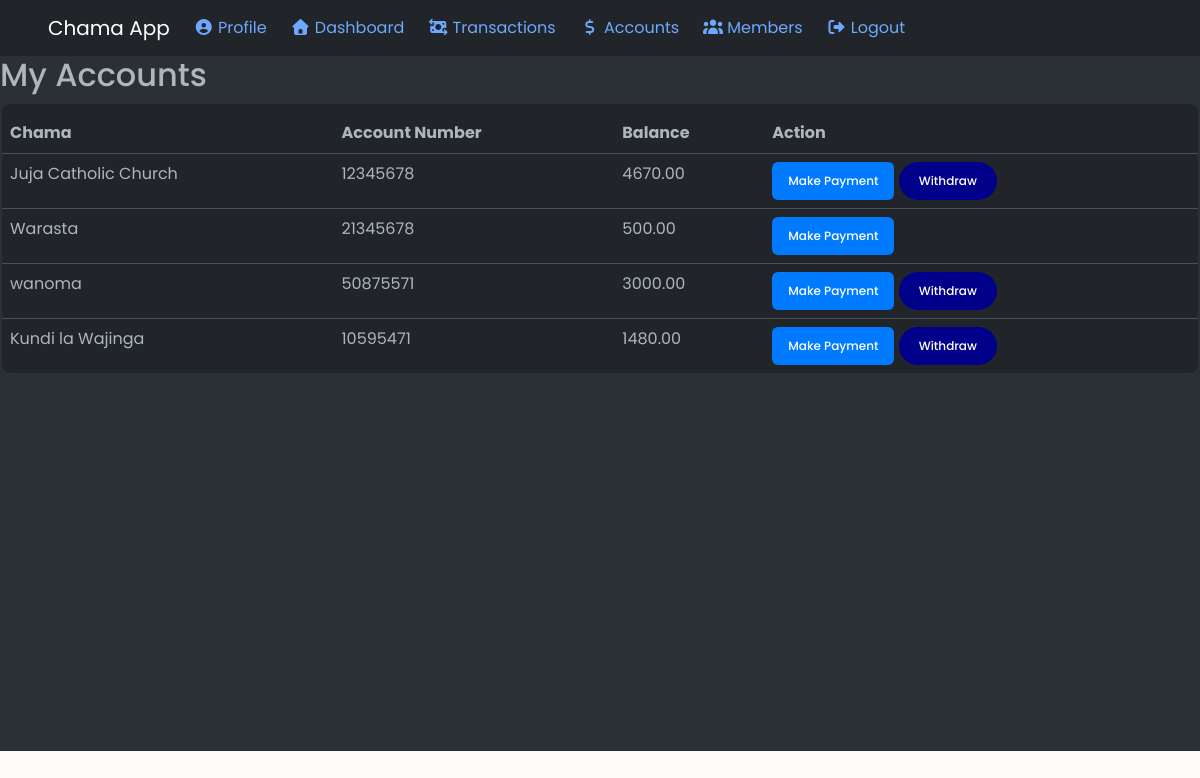
Screenshot of /accounts/ (signed in) with the database file from the repository.
### app/models.py (models this page shows, shortened)
class Chama(models.Model):
    name = models.CharField(max_length=255)
    description = models.TextField(blank=True, null=True)
    created_by = models.ForeignKey(
        settings.AUTH_USER_MODEL,
        on_delete=models.CASCADE,
        related_name='chamas_created'
    )
    created_at = models.DateTimeField(auto_now_add=True)
    account_number = models.CharField(max_length=50, unique=True, blank=True, null=True)

class VirtualAccount(models.Model):
    chama = models.ForeignKey("Chama", on_delete=models.CASCADE, related_name="virtual_accounts")
    member = models.ForeignKey("Member", on_delete=models.CASCADE, related_name="virtual_accounts", null=True, blank=True)
    balance = models.DecimalField(max_digits=12, decimal_places=2, default=0)
    account_number = models.CharField(max_length=50, unique=True)

### app/views.py (the view)
# urls.py: path('accounts/', views.accounts_view, name='accounts'),
def accounts_view(request):
    memberships = Member.objects.filter(user=request.user)
    chamas = [m.chama for m in memberships]
    accounts = []
    for chama in chamas:
        main_account = VirtualAccount.objects.filter(chama=chama, member=None).first()
        is_leader = Member.objects.filter(
            user = request.user,
            chama = chama,
            role = 'leader'
        ).exists()
        accounts.append({
            "chama": chama,
            "account_number": main_account.account_number if main_account else chama.account_number,
            "balance": main_account.balance if main_account else 0,
            "is_leader": is_leader,
        })
    return render(request, "app/accounts.html", {"accounts": accounts})

### app/templates/app/accounts.html
{% extends 'app/base.html' %}
{% block content %}
<h2>My Accounts</h2>
<table class="table">
  <thead>
    <tr>
      <th>Chama</th>
      <th>Account Number</th>
      <th>Balance</th>
      <th>Action</th>
    </tr>
  </thead>
  <tbody>
    {% for acc in accounts %}
    <tr>
      <td>{{ acc.chama.name }}</td>
      <td>{{ acc.account_number }}</td>
      <td>{{ acc.balance }}</td>
      <td>
        <a
          href="{% url 'payment' acc.chama.id %}"
          class="btn btn-primary btn-sm"
          >Make Payment</a
        >
        {% if acc.is_leader %}
        <a
          href="{% url 'withdraw' acc.chama.id %}"
          class="btn btn-sm btn-danger"
          >Withdraw</a
        >
        {% endif %}
      </td>
    </tr>
    {% endfor %}
  </tbody>
</table>
<br />
<br />
<br />
<br />
<br />
<br />
<br />
<br />
<br />
<br />
<br />
<br />
<br />
<br />
<br />
{% endblock %}

### app/static/css/styles.css (style rules this page uses)
:root { --color-bg: #fdfcf9; --color-surface: #f8f6f2; --color-card: #f5f3ef; --second-color: #b9b9b9; --primary-color: #b5afaf; --black-color: #020101; --btn-color: #00008b; --color-text-primary: #111827; --color-text-secondary: #6b7280; --color-text-light: #9ca3af; --text-black-900: #302e4d; --color-accent: #22c55e; --color-accent-dark: #16a34a; --color-accent-light: #86efac; --color-border: #e5e7eb; --color-skin-dark: #3b2f2f; --color-skin-light: #f5d6c6; --color-uniform-primary: #1f2937; --color-uniform-secondary: #374151; --font-size-xs: 0.75rem; --font-size-sm: 0.875rem; --font-size-base: 1rem; --font-size-lg: 1.125rem; --font-size-xl: 1.25rem; --font-size-2xl: 1.5rem; --font-size-3xl: 1.875rem; }
body { margin: 0; padding: 0; background: var(--color-bg); font-family: "Poppins", sans-serif; }
* { padding: 0; box-sizing: border-box; }
.btn { font-size: 12px; font-weight: 500; padding: 10px 20px; color: white; border-radius: 40px; border: none; display: inline-block; white-space: nowrap; background: var(--btn-color); transition: all 0.3s ease; }
a { text-decoration: none; }
th, td { padding: 15px; text-align: left; }
tr { height: 50px; }
table { border: 2px solid black; border-radius: 10px; border-collapse: collapse; overflow: hidden; }
.btn-primary { background: #007bff; color: #fff; padding: 10px 16px; border: none; border-radius: 6px; cursor: pointer; }

### rows the page displays
Chama: chama.name "Juja Catholic Church", account_number "12345678", balance "4670.00", shows "Withdraw"
Chama: chama.name "Warasta", account_number "21345678", balance "500.00"
Chama: chama.name "wanoma", account_number "50875571", balance "3000.00", shows "Withdraw"
Chama: chama.name "Kundi la Wajinga", account_number "10595471", balance "1480.00", shows "Withdraw"
